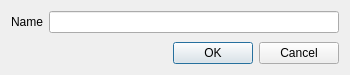
<?xml version="1.0" encoding="UTF-8"?>
<ui version="4.0">
 <class>swGroupDialog</class>
 <widget class="QDialog" name="swGroupDialog">
  <property name="whatsThis">
   <string>&lt;p&gt;&lt;b&gt;Group Parts&lt;/b&gt;&lt;/p&gt;&lt;p&gt;Name a new group for the selected parts so you can select and move them together. Choose OK to create it, or Cancel to leave the groups unchanged.&lt;/p&gt;</string>
  </property>
  <property name="geometry">
   <rect>
    <x>0</x>
    <y>0</y>
    <width>350</width>
    <height>75</height>
   </rect>
  </property>
  <property name="windowTitle">
   <string>Group</string>
  </property>
  <layout class="QVBoxLayout" name="verticalLayout">
   <item>
    <layout class="QFormLayout" name="formLayout">
     <item row="1" column="0">
      <widget class="QLabel" name="label">
       <property name="toolTip">
        <string>Enter a unique, nonempty name for the new group.</string>
       </property>
       <property name="whatsThis">
        <string>&lt;p&gt;&lt;b&gt;Group Name&lt;/b&gt;&lt;/p&gt;&lt;p&gt;Choose a name that is not already used by another group in this model. The new group contains the selected parts and their existing groups.&lt;/p&gt;</string>
       </property>
       <property name="text">
        <string>Name</string>
       </property>
       <property name="buddy">
        <cstring>name</cstring>
       </property>
      </widget>
     </item>
     <item row="1" column="1">
      <widget class="QLineEdit" name="name">
       <property name="toolTip">
        <string>Enter a unique, nonempty name for the new group.</string>
       </property>
       <property name="whatsThis">
        <string>&lt;p&gt;&lt;b&gt;Group Name&lt;/b&gt;&lt;/p&gt;&lt;p&gt;Choose a name that is not already used by another group in this model. The new group contains the selected parts and their existing groups.&lt;/p&gt;</string>
       </property>
      </widget>
     </item>
    </layout>
   </item>
   <item>
    <widget class="QDialogButtonBox" name="buttonBox">
     <property name="orientation">
      <enum>Qt::Horizontal</enum>
     </property>
     <property name="standardButtons">
      <set>QDialogButtonBox::Cancel|QDialogButtonBox::Ok</set>
     </property>
    </widget>
   </item>
  </layout>
 </widget>
 <resources/>
 <connections>
  <connection>
   <sender>buttonBox</sender>
   <signal>accepted()</signal>
   <receiver>swGroupDialog</receiver>
   <slot>accept()</slot>
   <hints>
    <hint type="sourcelabel">
     <x>248</x>
     <y>254</y>
    </hint>
    <hint type="destinationlabel">
     <x>157</x>
     <y>274</y>
    </hint>
   </hints>
  </connection>
  <connection>
   <sender>buttonBox</sender>
   <signal>rejected()</signal>
   <receiver>swGroupDialog</receiver>
   <slot>reject()</slot>
   <hints>
    <hint type="sourcelabel">
     <x>316</x>
     <y>260</y>
    </hint>
    <hint type="destinationlabel">
     <x>286</x>
     <y>274</y>
    </hint>
   </hints>
  </connection>
 </connections>
</ui>
